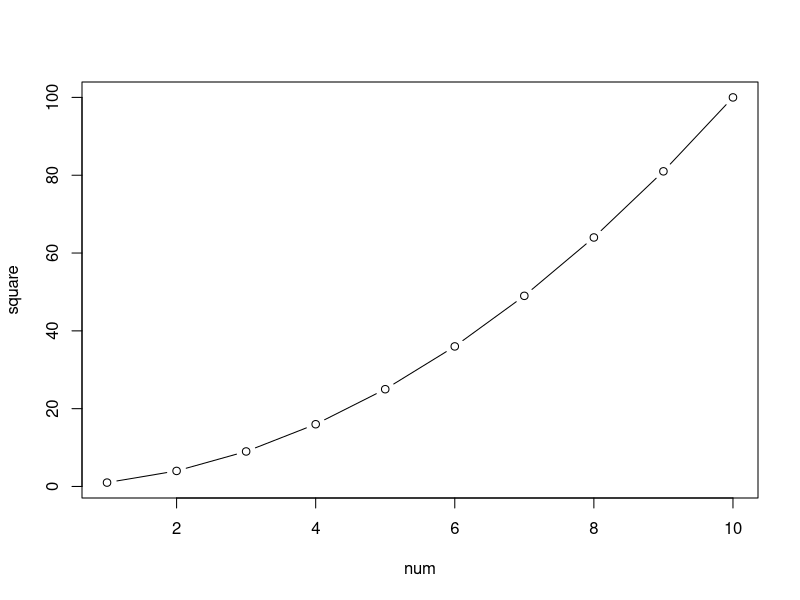
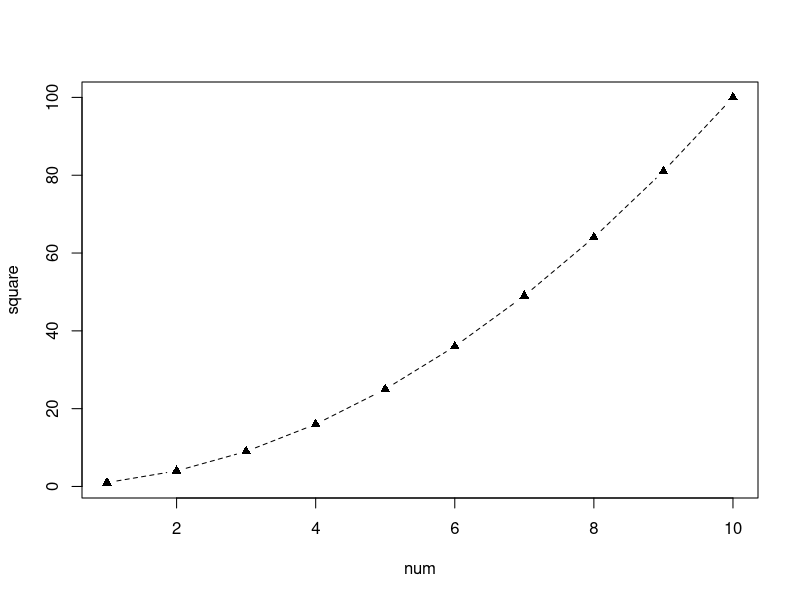
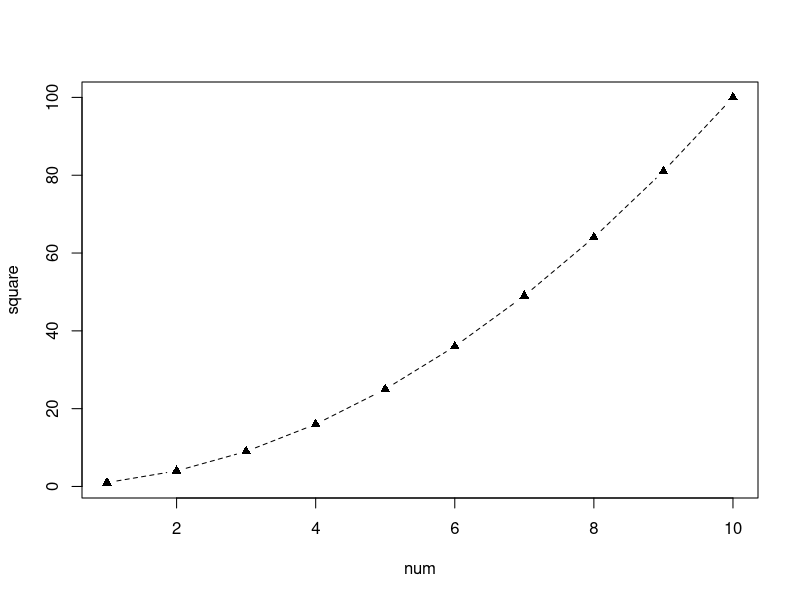
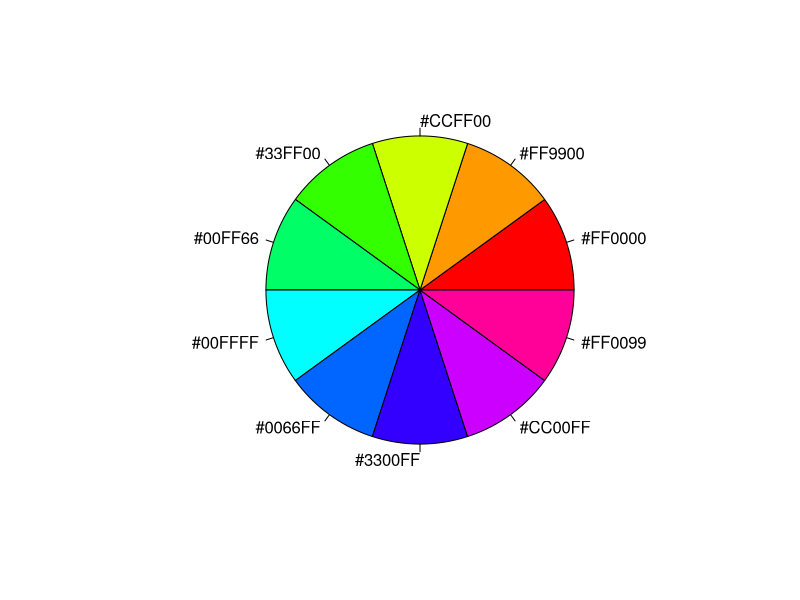
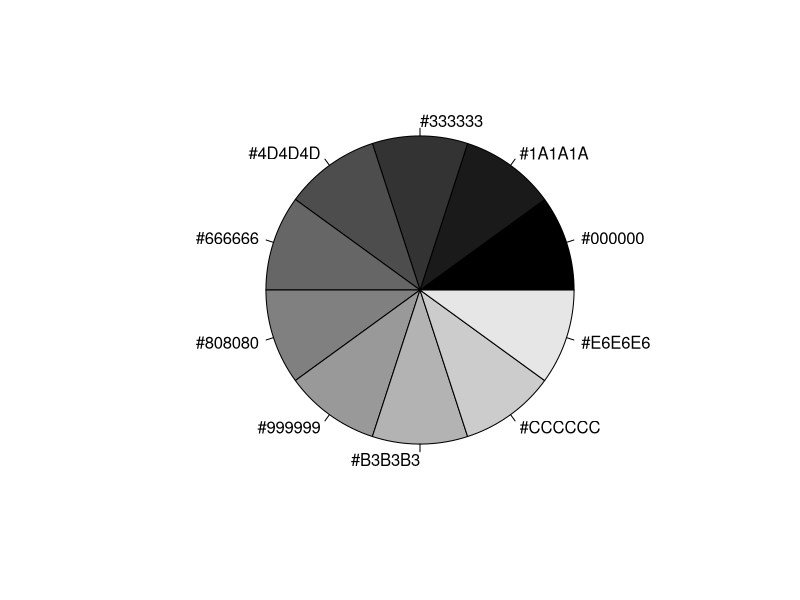
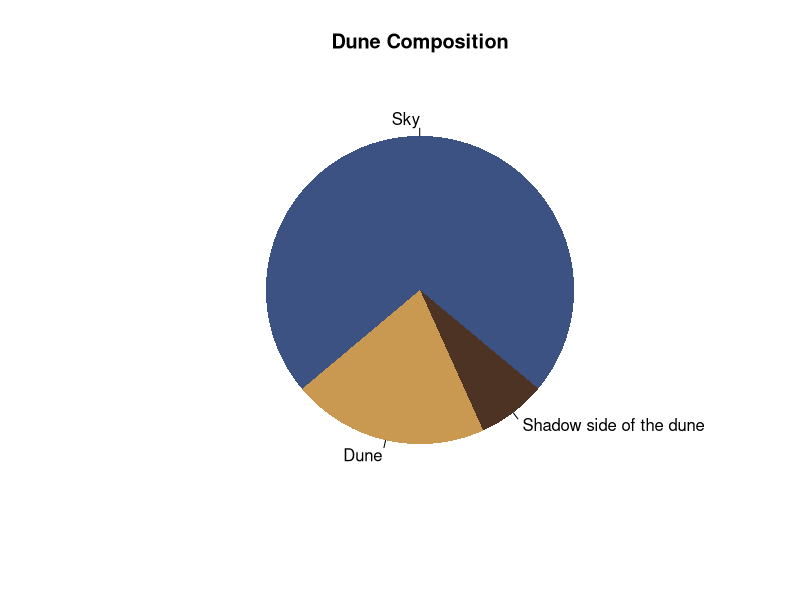

Generate these figures, in order, with R:
num <- c(1:10)
square <- num * num
plot(num, square, type = "b")

opar <- par(no.readonly = TRUE)
par(lty=2, pch=17)
plot(num, square, type = "b")
par(opar)

plot(num, square, type = "b", lty = 2, pch = 17)

n <- 10
mycolors <- rainbow(n)
pie(rep(1, n), labels =mycolors, col = mycolors)
mygrays <- gray(0:n/n)
pie(rep(1, n), labels = mygrays, col = mygrays)

par(mfrow = c(1,1))
# Training with function arguments
dune <- c(20, 7, 70)
labels <- c("Dune", "Shadow side of the dune", "Sky")
colors <- c(rgb(0.79, 0.6, 0.32),
            rgb(0.3, 0.2, 0.14),
            rgb(0.23, 0.32, 0.51))
pie(dune, labels = labels, main = "Dune Composition", init.angle = 220, col=colors, border=NA)
